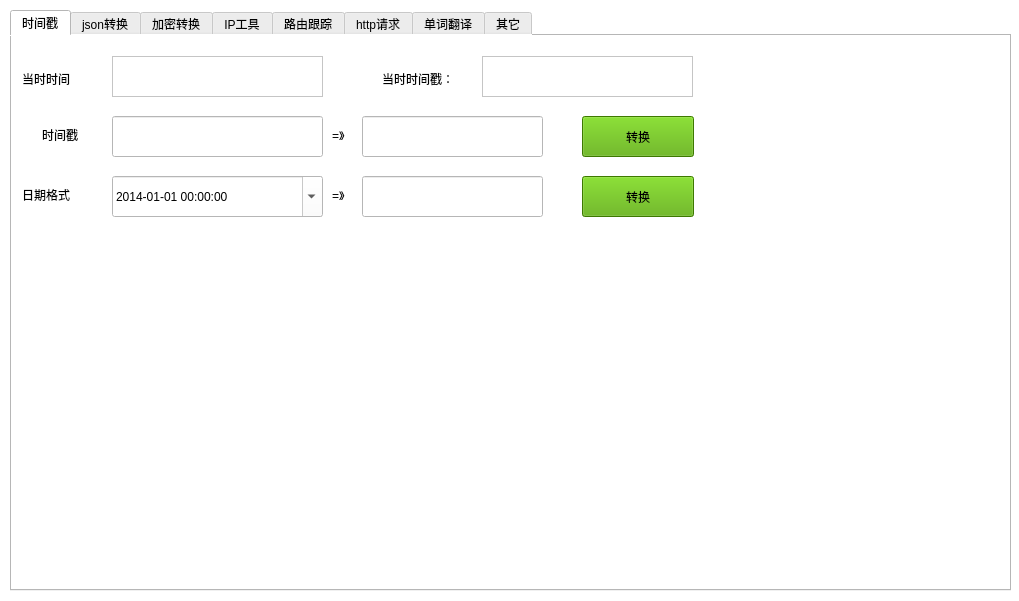
<?xml version="1.0" encoding="UTF-8"?>
<ui version="4.0">
 <class>codertool</class>
 <widget class="QMainWindow" name="codertool">
  <property name="geometry">
   <rect>
    <x>0</x>
    <y>0</y>
    <width>1019</width>
    <height>601</height>
   </rect>
  </property>
  <property name="windowTitle">
   <string>coder工具包</string>
  </property>
  <property name="windowIcon">
   <iconset>
    <normaloff>img/addons.ico</normaloff>img/addons.ico</iconset>
  </property>
  <property name="styleSheet">
   <string notr="true">background-color: rgb(255, 255, 255);</string>
  </property>
  <widget class="QWidget" name="content">
   <property name="enabled">
    <bool>true</bool>
   </property>
   <widget class="QTabWidget" name="tabWidget">
    <property name="geometry">
     <rect>
      <x>10</x>
      <y>10</y>
      <width>1001</width>
      <height>581</height>
     </rect>
    </property>
    <property name="styleSheet">
     <string notr="true">background-color: rgb(255, 255, 255);</string>
    </property>
    <property name="currentIndex">
     <number>0</number>
    </property>
    <widget class="QWidget" name="tab">
     <attribute name="title">
      <string>时间戳</string>
     </attribute>
     <widget class="QLabel" name="label_2">
      <property name="geometry">
       <rect>
        <x>10</x>
        <y>27</y>
        <width>91</width>
        <height>31</height>
       </rect>
      </property>
      <property name="text">
       <string>当时时间</string>
      </property>
     </widget>
     <widget class="QPushButton" name="push_timetodate">
      <property name="geometry">
       <rect>
        <x>570</x>
        <y>80</y>
        <width>112</width>
        <height>41</height>
       </rect>
      </property>
      <property name="styleSheet">
       <string notr="true">background-color: rgb(85, 170, 0);</string>
      </property>
      <property name="text">
       <string>转换</string>
      </property>
     </widget>
     <widget class="QLabel" name="label">
      <property name="geometry">
       <rect>
        <x>30</x>
        <y>90</y>
        <width>61</width>
        <height>18</height>
       </rect>
      </property>
      <property name="text">
       <string>时间戳</string>
      </property>
     </widget>
     <widget class="QLineEdit" name="dateTime2">
      <property name="geometry">
       <rect>
        <x>350</x>
        <y>80</y>
        <width>181</width>
        <height>41</height>
       </rect>
      </property>
     </widget>
     <widget class="QLabel" name="label_5">
      <property name="geometry">
       <rect>
        <x>10</x>
        <y>150</y>
        <width>71</width>
        <height>18</height>
       </rect>
      </property>
      <property name="text">
       <string>日期格式</string>
      </property>
     </widget>
     <widget class="QLineEdit" name="timestamp3">
      <property name="geometry">
       <rect>
        <x>350</x>
        <y>140</y>
        <width>181</width>
        <height>41</height>
       </rect>
      </property>
     </widget>
     <widget class="QLabel" name="label_3">
      <property name="geometry">
       <rect>
        <x>370</x>
        <y>27</y>
        <width>91</width>
        <height>31</height>
       </rect>
      </property>
      <property name="text">
       <string>当时时间戳：</string>
      </property>
     </widget>
     <widget class="QDateTimeEdit" name="dateTime3">
      <property name="geometry">
       <rect>
        <x>100</x>
        <y>140</y>
        <width>211</width>
        <height>41</height>
       </rect>
      </property>
      <property name="dateTime">
       <datetime>
        <hour>0</hour>
        <minute>0</minute>
        <second>0</second>
        <year>2014</year>
        <month>1</month>
        <day>1</day>
       </datetime>
      </property>
      <property name="displayFormat">
       <string>yyyy-MM-dd HH:mm:ss</string>
      </property>
      <property name="calendarPopup">
       <bool>true</bool>
      </property>
     </widget>
     <widget class="QLabel" name="label_6">
      <property name="geometry">
       <rect>
        <x>320</x>
        <y>150</y>
        <width>21</width>
        <height>18</height>
       </rect>
      </property>
      <property name="text">
       <string>=》</string>
      </property>
     </widget>
     <widget class="QLabel" name="label_4">
      <property name="geometry">
       <rect>
        <x>320</x>
        <y>90</y>
        <width>21</width>
        <height>18</height>
       </rect>
      </property>
      <property name="text">
       <string>=》</string>
      </property>
     </widget>
     <widget class="QTextBrowser" name="textBrowser">
      <property name="geometry">
       <rect>
        <x>100</x>
        <y>20</y>
        <width>211</width>
        <height>41</height>
       </rect>
      </property>
     </widget>
     <widget class="QTextBrowser" name="textBrowser_2">
      <property name="geometry">
       <rect>
        <x>470</x>
        <y>20</y>
        <width>211</width>
        <height>41</height>
       </rect>
      </property>
     </widget>
     <widget class="QLineEdit" name="timestamp2">
      <property name="geometry">
       <rect>
        <x>100</x>
        <y>80</y>
        <width>211</width>
        <height>41</height>
       </rect>
      </property>
     </widget>
     <widget class="QPushButton" name="push_datetotime">
      <property name="geometry">
       <rect>
        <x>570</x>
        <y>140</y>
        <width>112</width>
        <height>41</height>
       </rect>
      </property>
      <property name="styleSheet">
       <string notr="true">background-color: rgb(85, 170, 0);</string>
      </property>
      <property name="text">
       <string>转换</string>
      </property>
     </widget>
    </widget>
    <widget class="QWidget" name="tab_2">
     <attribute name="title">
      <string>json转换</string>
     </attribute>
    </widget>
    <widget class="QWidget" name="tab_3">
     <attribute name="title">
      <string>加密转换</string>
     </attribute>
    </widget>
    <widget class="QWidget" name="tab_4">
     <attribute name="title">
      <string>IP工具</string>
     </attribute>
    </widget>
    <widget class="QWidget" name="tab_5">
     <attribute name="title">
      <string>路由跟踪</string>
     </attribute>
    </widget>
    <widget class="QWidget" name="tab_6">
     <attribute name="title">
      <string>http请求</string>
     </attribute>
    </widget>
    <widget class="QWidget" name="tab_7">
     <attribute name="title">
      <string>单词翻译</string>
     </attribute>
    </widget>
    <widget class="QWidget" name="tab_8">
     <attribute name="title">
      <string>其它</string>
     </attribute>
    </widget>
   </widget>
  </widget>
 </widget>
 <resources/>
 <connections/>
</ui>
